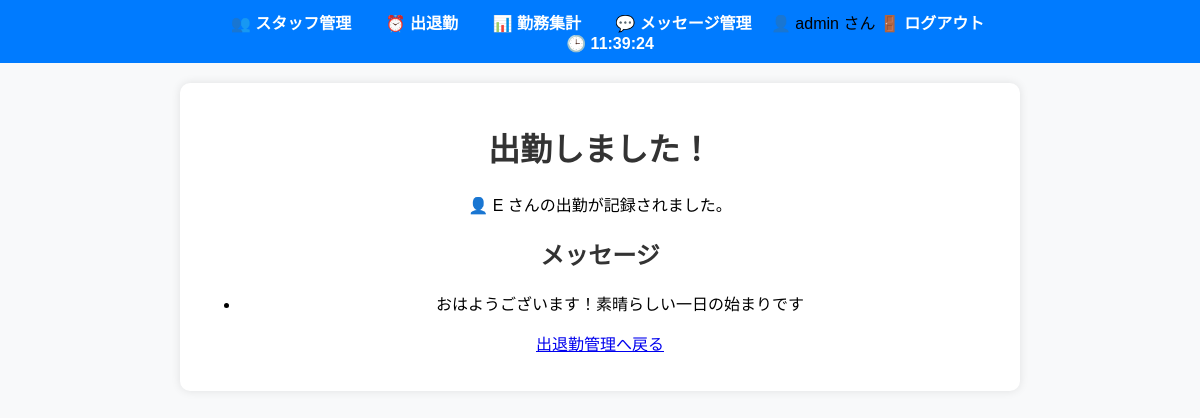
/attendance/clock_in_success/5 (signed in), run on the app's committed database.
### models.py (models this page shows)
class User(UserMixin, db.Model):
    id = db.Column(db.Integer, primary_key=True)
    username = db.Column(db.String(100), unique=True, nullable=False)
    password = db.Column(db.String(100), nullable=False)  # 本番ではハッシュ化推奨

class Staff(db.Model):
    id = db.Column(db.Integer, primary_key=True)
    name = db.Column(db.String(100), nullable=False)

class Message(db.Model):
    id = db.Column(db.Integer, primary_key=True)
    message_text = db.Column(db.String(255), nullable=False)

### routes.py (the view)
@app.route('/attendance/clock_in_success/<int:staff_id>')
def clock_in_success(staff_id):
    staff = Staff.query.get(staff_id)
    messages = Message.query.all()  # ✅ メッセージ管理のメッセージを取得
    return render_template('clock_in_success.html', staff=staff, messages=messages)

### routes.py (called while the page is built)
@login_manager.user_loader
def load_user(user_id):
    return User.query.get(int(user_id))

### templates/clock_in_success.html (shortened to what this page needs)
{% extends "base.html" %}
{% block content %}
<h1>出勤しました！</h1>
<p>👤 {{ staff.name }} さんの出勤が記録されました。</p>
<h2>メッセージ</h2>
<ul>
    {% for message in messages %}
        <li>{{ message.message_text }}</li>
    {% endfor %}
</ul>
<p><a href="{{ url_for('attendance') }}">出退勤管理へ戻る</a></p>
{% endblock %}

### templates/base.html (shortened to what this page needs)
<!DOCTYPE html>
<html lang="ja">
<head>
    <link rel="stylesheet" href="{{ url_for('static', filename='style.css') }}">
</head>
<body>
    <nav class="navbar">
        <ul>
            <li><a href="{{ url_for('staff_list') }}">👥 スタッフ管理</a></li>
            <li><a href="{{ url_for('attendance') }}">⏰ 出退勤</a></li>
            <li><a href="{{ url_for('work_summary') }}">📊 勤務集計</a></li>
            <li><a href="{{ url_for('message_list') }}">💬 メッセージ管理</a></li>
            {% if current_user.is_authenticated %}
        <span>👤 {{ current_user.username }} さん</span>
        <a href="{{ url_for('logout') }}">🚪 ログアウト</a>
    {% else %}
        <a href="{{ url_for('login') }}">🔑 ログイン</a>
    {% endif %}
        </ul>
        <span id="current-time"></span>
    </nav>
    <div class="content">
        {% block content %}{% endblock %}
    </div>
</body>
</html>

### static/style.css (style rules this page uses)
.navbar { background-color: #007bff; padding: 10px 0; text-align: center; }
.navbar ul { list-style: none; padding: 0; margin: 0; }
.navbar li { display: inline; margin: 0 15px; }
.navbar a { text-decoration: none; color: white; font-size: 16px; font-weight: bold; }
#current-time { font-size: 16px; color: white; margin-left: 20px; font-weight: bold; }
body { font-family: Arial, sans-serif; margin: 0; padding: 0; background-color: #f8f9fa; text-align: center; }
.content { max-width: 800px; margin: 20px auto; background: white; padding: 20px; border-radius: 10px; box-shadow: 0 0 10px rgba(0, 0, 0, 0.1); }
h1, h2 { color: #333; }

### data on the page
User: username "admin"
Staff: name "E"
Message: message_text "おはようございます！素晴らしい一日の始まりです"
